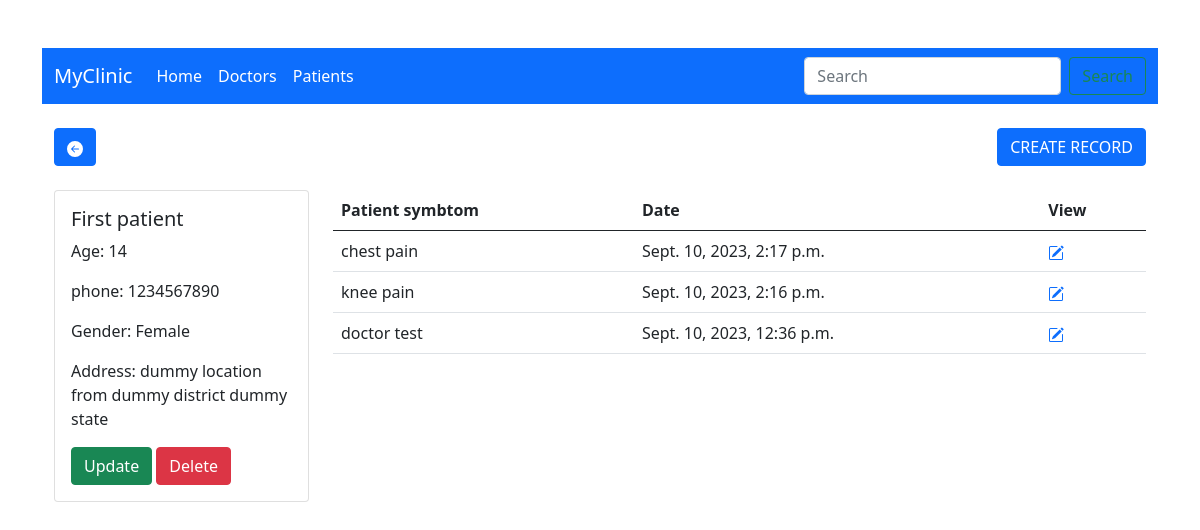
The page /1 on the database its author committed.
### patients/models.py (models this page shows, shortened)
class Patient(models.Model):
    GENDER=(
        ('Male','Male'),
        ('Female','Female'),
        ('Others','Others'),
    )
    full_name = models.CharField(max_length=25)
    age = models.IntegerField(default=0)
    phone = models.CharField(max_length=15)
    gender=models.CharField(max_length=8,choices=GENDER,default='Others')
    address=models.TextField(max_length=50)

class Records(models.Model):
    EQUIPMENTS=(
        ('IFT','IFT'),
        ('WAX','WAX'),
        ('ULTRA SOUND','ULTRA SOUND'),
        ('MICROWAVE','MICROWAVE'),
        ('STIMULATION','STIMULATION'),
        ('TENS','TENS'),
        ('TRACTION','TRACTION'),
        ('CPM','CPM'),
    )
    OTHER_REPORTS=(
        ('MRI',"MRI"),
        ('X-ray',"X-ray"),
        ('CT scan',"CT scan"),
    )
    patient=models.ForeignKey('Patient',on_delete=models.CASCADE,related_name='records')
    patient_cause=models.CharField(max_length=100)
    reports=MultiSelectField(max_length=30,choices=OTHER_REPORTS,null=True,blank=True)
    treatments=MultiSelectField(max_length=40,choices=EQUIPMENTS,null=True,blank=True)
    doctor = models.ForeignKey("Doctor",on_delete=models.CASCADE,null=True,blank=True)
    created_on=models.DateTimeField(auto_now_add=True)

### patients/views.py (the view)
# urls.py: path('<int:pk>',Patient_detail,name='patient-detail'),
def Patient_detail(request,pk):
    try:
        patient = Patient.objects.get(pk=pk)
        records = patient.records.all().order_by('-created_on')  # Retrieve all records related to the patient
    except Patient.DoesNotExist:
        patient = None
        records = []
    context = {
        'patient': patient,
        'records': records,
    }
    return render(request, 'patients/patient_details.html', context)

### patients/templates/patients/patient_details.html (shortened to what this page needs)
{% extends "main.html" %}
{% block content %}
<div class="container d-flex my-3 py-2 justify-content-between">
    <div>
        <a class="btn btn-primary" href= "{% url 'patients:home' %}">
            <svg xmlns="http://www.w3.org/2000/svg" width="16" height="16" fill="currentColor"
            class="bi bi-arrow-left-circle-fill" viewBox="0 0 16 16">
            <path d="M8 0a8 8 0 1 0 0 16A8 8 0 0 0 8 0zm3.5 7.5a.5.5 0 0 1 0 1H5.707l2.147 2.146a.5.5 0 0 1-.708.708l-3-3a.5.5 0 0 1 0-.708l3-3a.5.5 0 1 1 .708.708L5.707 7.5H11.5z"/>
            </svg>
        </a>
    </div>
    <div>
        <a class="btn btn-primary" href="{% url 'patients:record-create' patient.pk %}">CREATE RECORD</a>
    </div>
</div>
<div class="container">
    <div class="row">
        <div class="col-md-3">
            <div class="card">
                <div class="card-body">
                    <h5 class="card-title">{{patient.full_name}}</h5>
                    <p class="card-text"> Age: {{patient.age}}</p>
                    <p class="card-text"> phone: {{patient.phone}}</p>
                    <p class="card-text"> Gender: {{patient.gender}}</p>
                    <p class="card-text"> Address:  {{ patient.address }}</p>
                    <a class="btn btn-success" href="{% url 'patients:patient-update' patient.pk %}" class="card-link">Update</a>
                    <a class="btn btn-danger" href="{% url 'patients:patient-delete' patient.pk %}" class="card-link">Delete</a>
                </div>
            </div>
        </div>
        <div class="col-md-9">
            <table class="table">
                <thead>
                    <tr>
                        <th>Patient symbtom</th>
                        <th>Date</th>
                        <th>View</th>
                    </tr>
                </thead>
                <tbody>
                {% for Records in records  %}
                    <tr>
                        <td>{{Records.patient_cause}}</td>
                        <td>{{Records.created_on}}</td>
                        <td>
                            <a class="text-center" href="{% url 'patients:record-detail' Records.pk %}">
                            </a>
                        </td>
                    </tr>
                {% endfor %}
                </tbody>
            </table>
        </div>
    </div>
</div>
{% endblock content %}

### templates/main.html (shortened to what this page needs)
<!DOCTYPE html>
<html lang="en">
<head>
    <link href="https://cdn.jsdelivr.net/npm/bootstrap@5.0.2/dist/css/bootstrap.min.css" rel="stylesheet">
</head>
<body>
    <div class="container mt-5">
        {% include "navbar.html" %}
        {% block content %}
        {% endblock content %}
    </div>
</body>
</html>

### templates/navbar.html (shortened to what this page needs)
<nav class="navbar navbar-expand-lg navbar-dark bg-primary">
    <div class="container-fluid">
        <a class="navbar-brand" href="#">MyClinic</a>
        <div class="collapse navbar-collapse" id="navbarTogglerDemo02">
            <ul class="navbar-nav me-auto mb-2 mb-lg-0">
                <li class="nav-item">
                    <a class="nav-link active" aria-current="page" href="#">Home</a>
                </li>
                <li class="nav-item">
                    <a class="nav-link active" href="#">Doctors</a>
                </li>
                <li class="nav-item">
                    <a class="nav-link active" href="{% url 'patients:home' %}" tabindex="-1" aria-disabled="true">Patients</a>
                </li>
            </ul>
            <form class="d-flex">
                <input class="form-control me-2" type="text" name="q" placeholder="Search" aria-label="Search">
                <button class="btn btn-outline-success" type="submit">Search</button>
            </form>
        </div>
    </div>
</nav>

### rows shown on the page
Patient: full_name "First patient", age "14", phone "1234567890", gender "Female", address "dummy location from dummy district dummy state"
Records: patient_cause "chest pain", created_on "Sept. 10, 2023, 2:17 p.m."
Records: patient_cause "knee pain", created_on "Sept. 10, 2023, 2:16 p.m."
Records: patient_cause "doctor test", created_on "Sept. 10, 2023, 12:36 p.m."
